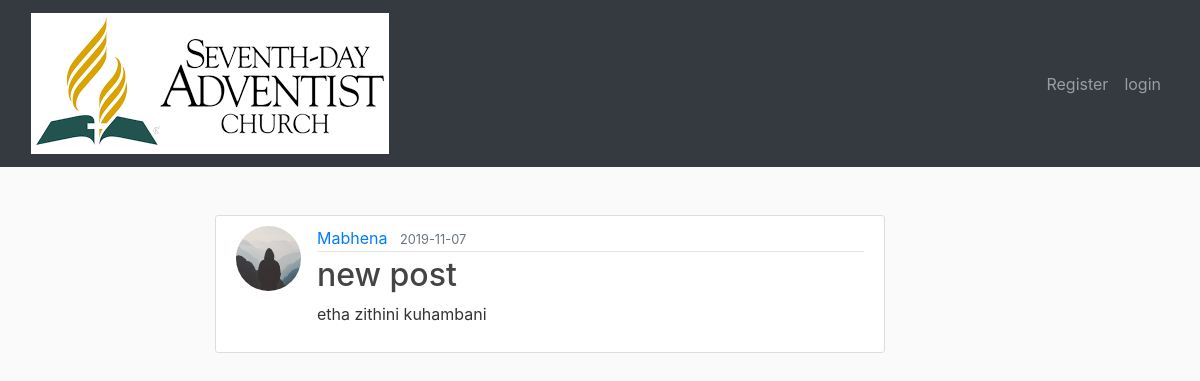
/post/15, run on the app's committed database.
### application/models.py (models this page shows, shortened)
class User(db.Model, UserMixin):
    id = db.Column(db.Integer, primary_key=True)
    username = db.Column(db.String(25), unique=True, nullable=False)
    email = db.Column(db.String(120), unique=True, nullable=False)
    image_file = db.Column(db.String(20), nullable=False, default='default.jpg')
    password = db.Column(db.String(60), nullable=False)
    posts = db.relationship('Post', backref='author', lazy=True)

class Post(db.Model):
    id = db.Column(db.Integer, primary_key=True)
    title = db.Column(db.String(100), nullable=False)
    date_posted = db.Column(db.DateTime, nullable=False, default=datetime.utcnow)
    content = db.Column(db.Text, nullable=False)
    user_id = db.Column(db.Integer, db.ForeignKey('user.id'), nullable=False)

### application/routes.py (the view)
@app.route("/post/<int:post_id>")
def post(post_id):
    post = Post.query.get_or_404(post_id)
    return render_template('post.html', title=post.title, post=post)

### application/templates/post.html (shortened to what this page needs)
{% extends "layout.html" %}
{% block content %}
  <article class="media content-section">
    <img class="rounded-circle article-img" src="{{ url_for('static', filename='profile_pics/' + post.author.image_file) }}">
    <div class="media-body">
      <div class="article-metadata">
        <a class="mr-2" href="#">{{ post.author.username }}</a>
        <small class="text-muted">{{ post.date_posted.strftime('%Y-%m-%d') }}</small>
      </div>
      <h2 class="article-title">{{ post.title }}</h2>
      <p class="article-content">{{ post.content }}</p>
    </div>
  </article>
{% endblock content %}

### application/static/main.css (style rules this page uses)
body { background: #fafafa; color: #333333; }
h1, h2, h3, h4, h5, h6 { color: #444444; }
.content-section { background: #ffffff; padding: 10px 20px; border: 1px solid #dddddd; border-radius: 3px; margin-bottom: 20px; }
.article-title { color: #444444; }
.article-content { white-space: pre-line; }
.article-img { height: 65px; width: 65px; margin-right: 16px; }
.article-metadata { padding-bottom: 1px; margin-bottom: 4px; border-bottom: 1px solid #e3e3e3 }

### data on the page
User: image_file (placeholder picture), author.username "Mabhena"
Post: date_posted "2019-11-07", title "new post", content "etha zithini kuhambani"
